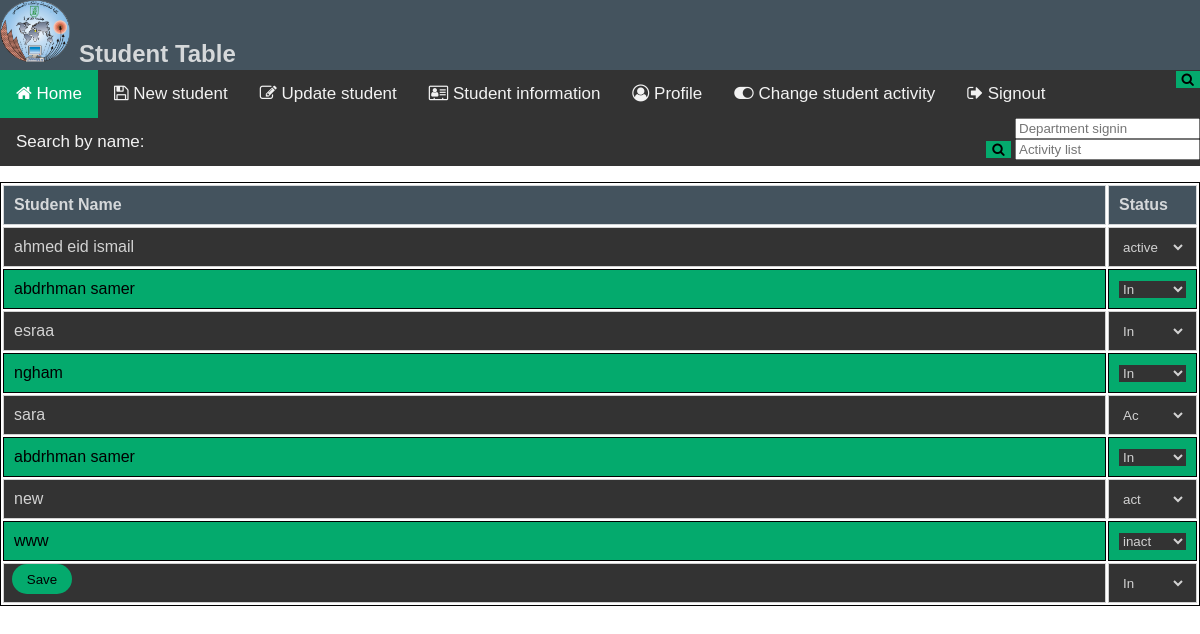
The app's page /activ/ with its own data.
### proj/models.py (models this page shows)
class students(models.Model):
  name = models.CharField(max_length=255)
  id1=models.PositiveIntegerField(
     primary_key=True
  )
  birthday=models.DateField()
  gpa=models.FloatField()
  gender=models.CharField(choices=gender,
        max_length = 20,
  )
  level=models.CharField(choices=level,
        max_length = 20,
  )
  depart=models.CharField(choices=depart,
        max_length = 20,
  )
  status=models.CharField(choices=status,
        max_length = 20,
  )
  email=models.EmailField()
  mobile=models.IntegerField()

### proj/views.py (the view)
# urls.py: path('activ/', views.index8, name='index8'),
def index8(request):
    if request.method == 'POST':
            name =request.POST['name']
            status =request.POST['status']
            user=students.objects.get(name=name)
            user.status=status
            user.save()
    user2=students.objects.all()
    context={
        'myobj':user2
    }
    return render(request,"table_act.html",context)

### proj/templates/table_act.html (shortened to what this page needs)
<!DOCTYPE html>
{% load static %}
<html>
  <link rel="stylesheet" href="https://cdnjs.cloudflare.com/ajax/libs/font-awesome/4.7.0/css/font-awesome.min.css">
  <link rel="stylesheet" href="{%static 'css\table_act.css'%}">
  <head>
  <head>
    <div class="head">
      <h1>
          <img style="width: 70px;" src="{% static 'img\download.png'%}">
          <a href="home_registred.html" >Student Table</a>
      </h1>
      </div>
      <div class="topnav">
        <a class="active"> <i class="fa fa-home"></i>  Home</a>
        <a href="{% url 'index4' %}" > <i class="fa fa-floppy-o"></i> New student</a>
        <a href="{% url 'index6' %}">  <i class="fa fa-edit"></i> Update student</a>
        <a href="{% url 'index7' %}"><i class='fa fa-vcard-o'></i> Student information</a>
        <a href="{% url 'index10' %}"> <i class="fa fa-user-circle-o"></i> Profile</a>
       <a href="{% url 'index8' %}"><i class='fa fa-toggle-on'></i> Change student activity</a>
        <a href="{% url 'index2' %}"><i class='fa fa-sign-out'></i> Signout</a>
        <a></a><a></a>
        <a>Search by name:</a>
        <form target="_top" action="dep/" class="formaa" method="post" >
          <button type="submit" id="bot"><i class='fa fa-search' ></i> </button>
            <input type="search" placeholder="Department signin"  name="name1">
        </form>
        <form  target="_top" action="table/" class="formaa" method="post">
           <button type="submit" id="bot" ><i class='fa fa-search' ></i> </button>
            <input type="search" placeholder="Activity list " name="name2">
           </form>
     </div>
    <div style="overflow-x:auto;">
      <table>
          <tr id="headT">
              <ol>
                <th id="col1" scope="col1" >Student Name</th>
                <th id = "col2" scope="col2">Status</th>
              </ol>
          </tr>
          <tbody>
            {%for x in myobj%}
            <tr>
              <ol>
                <td name="name">{{x.name}}</td>
                  <td>
                        <select name="status" id="status1" >
                          <option value="none" >{{x.status}}</option>
                  </td>
              </ol>
            </tr>
            {%endfor%}
      </tbody>
    </table>
  </div>
  <body>
    <button  class ="test" onclick="myFunction()"  style="margin-top:15% ;">Save</button>
  </body>
</html>

### proj/static/css/table_act.css (style rules this page uses)
.test { height:30px; width:60px; font-size: 40; }
body { margin:0px; font-family: Arial, Helvetica, sans-serif; }
.topnav { overflow:hidden; background-color: #333; }
.topnav a { float:left; color: #f2f2f2; text-align: center; padding: 14px 16px; text-decoration: none; font-size: 17px; }
.topnav a.active { background-color: #04AA6D; color: white; }
.head { background-color: #44535e; }
.head h1 { margin:0%; }
.head a { text-decoration: none; font-size: x-large; font-family: Arial, Helvetica, sans-serif; color:rgba(245, 245, 245, 0.818); }
.formaa { text-align:right; margin: 0%; }
table,th,td { border: 1px solid; }
#col1 { margin-left: 10px; width: 100%; border-collapse: collapse; }
#col2 { margin-left: 10px; width: 5%; }
th,td { padding: 10px; text-align: left; }
tr:nth-child(even) { background-color: #04AA6D; }
tr:nth-child(odd) { overflow:hidden; background-color: #333; color:rgba(245, 245, 245, 0.818) ; }
#status1 { border: none; background-color: #333; color:rgba(245, 245, 245, 0.818); }
#headT { background-color: #44535e; color:rgba(245, 245, 245, 0.818); }
#bot { background-color: #04AA6D; border: none; margin-left: 1%; margin-right: 0%; left: 90px; right: 8px; margin-bottom: 0%; }
.test { background-color: #04AA6D; padding: 8px 7px; border: 5px; border-radius: 50px; position: absolute; left: 1%; top: 48%; cursor: pointer; }

### records on screen
students: name "ahmed eid ismail", status "active"
students: name "abdrhman samer", status "In"
students: name "esraa", status "In"
students: name "ngham", status "In"
students: name "sara", status "Ac"
students: name "abdrhman samer", status "In"
students: name "new", status "act"
students: name "www", status "inact"
students: status "In"
